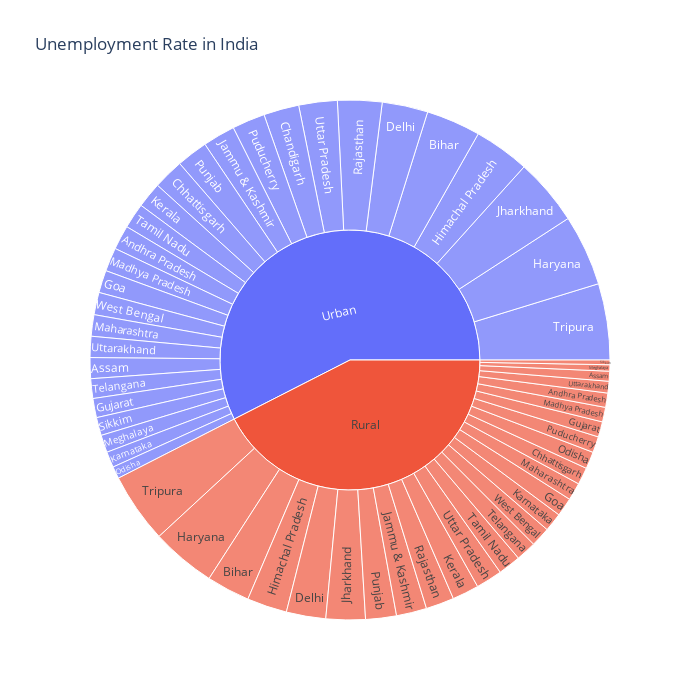

Source (notebook cell):
### Code cell
import plotly.express as px
unemployment = cleaned_data[["Region", "Area", "Estimated Unemployment Rate (%)"]]  # Adjust column names as needed

# Create the sunburst chart
figure = px.sunburst(
    unemployment, 
    path=["Area", "Region"], 
    values="Estimated Unemployment Rate (%)", 
    width=700, height=700, 
    color_continuous_scale="RdYlGn", 
    title="Unemployment Rate in India"
)

figure.show()

### Figure 1 — Plotly figure (JSON) as saved in the notebook; plotly's stock layout.template omitted (floating-point values rounded to 4 significant figures)
{"data": [{"branchvalues": "total", "domain": {"x": [0, 1], "y": [0, 1]}, "hovertemplate": "labels=%{label}<br>Estimated Unemployment Rate (%)=%{value}<br>parent=%{parent}<br>id=%{id}<extra></extra>", "ids": ["Rural/Andhra Pradesh", "Urban/Andhra Pradesh", "Rural/Assam", "Urban/Assam", "Rural/Bihar", "Urban/Bihar", "Urban/Chandigarh", "Rural/Chhattisgarh", "Urban/Chhattisgarh", "Rural/Delhi", "Urban/Delhi", "Rural/Goa", "Urban/Goa", "Rural/Gujarat", "Urban/Gujarat", "Rural/Haryana", "Urban/Haryana", "Rural/Himachal Pradesh", "Urban/Himachal Pradesh", "Rural/Jammu & Kashmir", "Urban/Jammu & Kashmir", "Rural/Jharkhand", "Urban/Jharkhand", "Rural/Karnataka", "Urban/Karnataka", "Rural/Kerala", "Urban/Kerala", "Rural/Madhya Pradesh", "Urban/Madhya Pradesh", "Rural/Maharashtra", "Urban/Maharashtra", "Rural/Meghalaya", "Urban/Meghalaya", "Rural/Odisha", "Urban/Odisha", "Rural/Puducherry", "Urban/Puducherry", "Rural/Punjab", "Urban/Punjab", "Rural/Rajasthan", "Urban/Rajasthan", "Rural/Sikkim", "Urban/Sikkim", "Rural/Tamil Nadu", "Urban/Tamil Nadu", "Rural/Telangana", "Urban/Telangana", "Rural/Tripura", "Urban/Tripura", "Rural/Uttar Pradesh", "Urban/Uttar Pradesh", "Rural/Uttarakhand", "Urban/Uttarakhand", "Rural/West Bengal", "Urban/West Bengal", "Rural", "Urban"], "labels": ["Andhra Pradesh", "Andhra Pradesh", "Assam", "Assam", "Bihar", "Bihar", "Chandigarh", "Chhattisgarh", "Chhattisgarh", "Delhi", "Delhi", "Goa", "Goa", "Gujarat", "Gujarat", "Haryana", "Haryana", "Himachal Pradesh", "Himachal Pradesh", "Jammu & Kashmir", "Jammu & Kashmir", "Jharkhand", "Jharkhand", "Karnataka", "Karnataka", "Kerala", "Kerala", "Madhya Pradesh", "Madhya Pradesh", "Maharashtra", "Maharashtra", "Meghalaya", "Meghalaya", "Odisha", "Odisha", "Puducherry", "Puducherry", "Punjab", "Punjab", "Rajasthan", "Rajasthan", "Sikkim", "Sikkim", "Tamil Nadu", "Tamil Nadu", "Telangana", "Telangana", "Tripura", "Tripura", "Uttar Pradesh", "Uttar Pradesh", "Uttarakhand", "Uttarakhand", "West Bengal", "West Bengal", "Rural", "Urban"], "name": "", "parents": ["Rural", "Urban", "Rural", "Urban", "Rural", "Urban", "Urban", "Rural", "Urban", "Rural", "Urban", "Rural", "Urban", "Rural", "Urban", "Rural", "Urban", "Rural", "Urban", "Rural", "Urban", "Rural", "Urban", "Rural", "Urban", "Rural", "Urban", "Rural", "Urban", "Rural", "Urban", "Rural", "Urban", "Rural", "Urban", "Rural", "Urban", "Rural", "Urban", "Rural", "Urban", "Rural", "Urban", "Rural", "Urban", "Rural", "Urban", "Rural", "Urban", "Rural", "Urban", "Rural", "Urban", "Rural", "Urban", "", ""], "type": "sunburst", "values": [77.37, 132.0, 53.89, 113.2, 234.8, 294.9, 191.9, 92.8, 165.9, 213.6, 248.2, 100.7, 121.9, 82.84, 103.8, 350.2, 385.8, 217.1, 302.1, 164.5, 175.5, 213.1, 363.3, 101.1, 85.79, 144.8, 138.7, 79.15, 128.2, 95.34, 116.3, 34.65, 94.92, 92.58, 65.84, 87.16, 178.4, 166.9, 169.9, 153.0, 240.7, 25.4, 97.84, 122.9, 137.1, 110.1, 106.6, 380.3, 413.5, 142.9, 208.5, 63.47, 114.3, 106.0, 121.5, 3707.0, 5016.0]}], "layout": {"height": 700, "legend": {"tracegroupgap": 0}, "title": {"text": "Unemployment Rate in India"}, "width": 700}}
